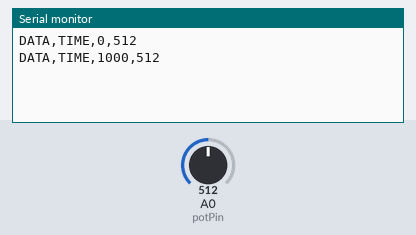
This sketch was run on a simulated Arduino Uno, built with avr-gcc and run on an emulated ATmega328P. On the bench: the last lines printed to the serial monitor. The test bench sets the inputs (shaded band); at power-on: A0 (potPin) = 512.

Above: at 1.8 s.
1.9 s: A0 (potPin) set to 716
At 2.8 s:
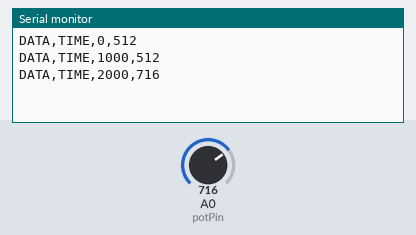
3.4 s: A0 (potPin) set to 900
At 4.6 s:
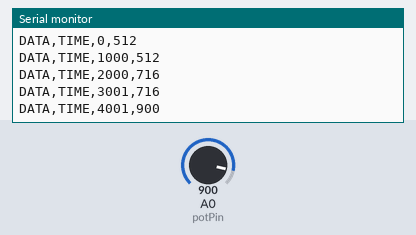
Timing chart, 0 to 6.4 s (numbered marks = the images above; inputs shaded):
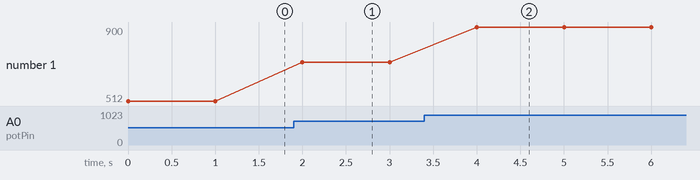

Measured:
- after the input at 1.9 s, the serial monitor: prints a new line after 0.10 s (image 1)
- after the input at 3.4 s, the serial monitor: prints a new line after 0.60 s (image 2)
- plotted number 1: 512 → 716 after the input at 1.9 s, 716 → 900 after the input at 3.4 s

The sketch:

Slide_Potmeter_Millis_1.ino
```cpp
unsigned long int milli_time;    //variable to hold the time

int potPin = A0;
int potVal = 0;

void setup() {
  // put your setup code here, to run once:
  Serial.begin(9600);
}

void loop() {
  // put your main code here, to run repeatedly:
  milli_time = millis();
  potVal = analogRead(potPin);
  Serial.print("DATA,TIME,");
  Serial.print(milli_time);
  Serial.print(",");
  Serial.println(potVal);
  delay (1000);
}
```
